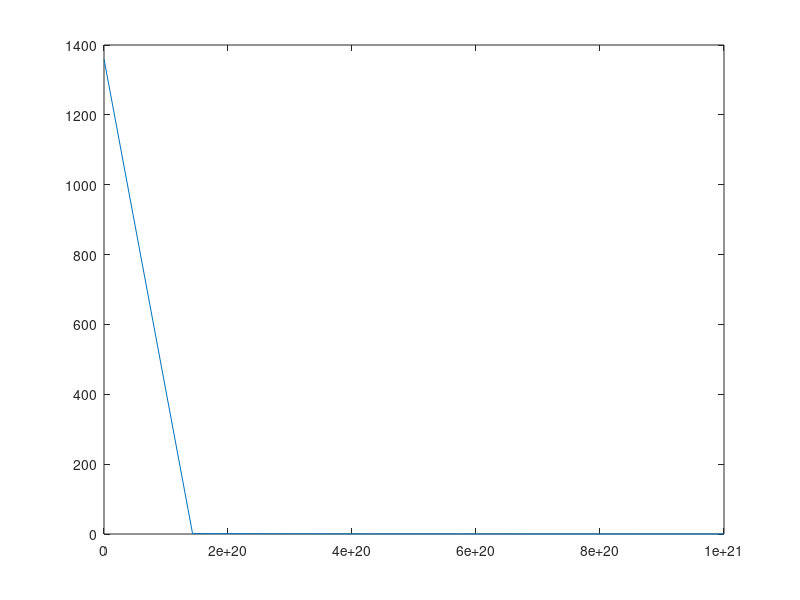

MATLAB code to generate this figure:
%
s_ize = 8;
%size_matrix = zeros(s_ize,1);
one_matrix = ones(s_ize,1)';


% In Silicon around 24 degrees

mu_l_electron = 1360.*one_matrix;
mu_l_hole = 460.*one_matrix;

% Some typical value

N_zero = 1.3*10^17.*one_matrix;

% Different doping
start = 10^13
finish = 10^21

N = linspace(1*10^13, 1*10^21, s_ize);

% Formula

mu_total = mu_l_electron./(1+N./N_zero)

plot(N, mu_total)



